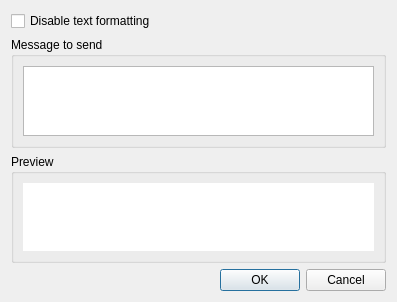
<?xml version="1.0" encoding="UTF-8"?>
<ui version="4.0">
 <class>TextMessage</class>
 <widget class="QDialog" name="TextMessage">
  <property name="geometry">
   <rect>
    <x>0</x>
    <y>0</y>
    <width>397</width>
    <height>297</height>
   </rect>
  </property>
  <layout class="QVBoxLayout">
   <item>
    <widget class="QCheckBox" name="qcbRawMessage">
     <property name="toolTip">
      <string>Disables html formatting</string>
     </property>
     <property name="text">
      <string>Disable text formatting</string>
     </property>
    </widget>
   </item>
   <item>
    <widget class="QGroupBox" name="qgbEdit">
     <property name="sizePolicy">
      <sizepolicy hsizetype="Preferred" vsizetype="Preferred">
       <horstretch>0</horstretch>
       <verstretch>2</verstretch>
      </sizepolicy>
     </property>
     <property name="title">
      <string>Message to send</string>
     </property>
     <layout class="QVBoxLayout">
      <item>
       <widget class="QTextEdit" name="qteEdit"/>
      </item>
     </layout>
    </widget>
   </item>
   <item>
    <widget class="QGroupBox" name="qgbPreview">
     <property name="sizePolicy">
      <sizepolicy hsizetype="Preferred" vsizetype="Preferred">
       <horstretch>0</horstretch>
       <verstretch>1</verstretch>
      </sizepolicy>
     </property>
     <property name="title">
      <string>Preview</string>
     </property>
     <layout class="QVBoxLayout">
      <item>
       <widget class="QTextBrowser" name="qtbPreview">
        <property name="toolTip">
         <string>This field reflects how the message will look like in the chat.</string>
        </property>
        <property name="whatsThis">
         <string>&lt;b&gt;Preview&lt;/b&gt;&lt;br /&gt;This field takes the raw string entered above and renders it like it will look like in the log. For example  &amp;lt;b&amp;gt;Test&amp;lt;/b&amp;gt; will display as: &lt;b&gt;Test&lt;b&gt;.</string>
        </property>
        <property name="frameShape">
         <enum>QFrame::NoFrame</enum>
        </property>
        <property name="frameShadow">
         <enum>QFrame::Plain</enum>
        </property>
        <property name="openLinks">
         <bool>false</bool>
        </property>
       </widget>
      </item>
     </layout>
    </widget>
   </item>
   <item>
    <widget class="QDialogButtonBox" name="qbbButtons">
     <property name="orientation">
      <enum>Qt::Horizontal</enum>
     </property>
     <property name="standardButtons">
      <set>QDialogButtonBox::Cancel|QDialogButtonBox::Ok</set>
     </property>
    </widget>
   </item>
  </layout>
 </widget>
 <resources/>
 <connections>
  <connection>
   <sender>qbbButtons</sender>
   <signal>accepted()</signal>
   <receiver>TextMessage</receiver>
   <slot>accept()</slot>
   <hints>
    <hint type="sourcelabel">
     <x>257</x>
     <y>287</y>
    </hint>
    <hint type="destinationlabel">
     <x>157</x>
     <y>274</y>
    </hint>
   </hints>
  </connection>
  <connection>
   <sender>qbbButtons</sender>
   <signal>rejected()</signal>
   <receiver>TextMessage</receiver>
   <slot>reject()</slot>
   <hints>
    <hint type="sourcelabel">
     <x>325</x>
     <y>287</y>
    </hint>
    <hint type="destinationlabel">
     <x>286</x>
     <y>274</y>
    </hint>
   </hints>
  </connection>
 </connections>
</ui>
